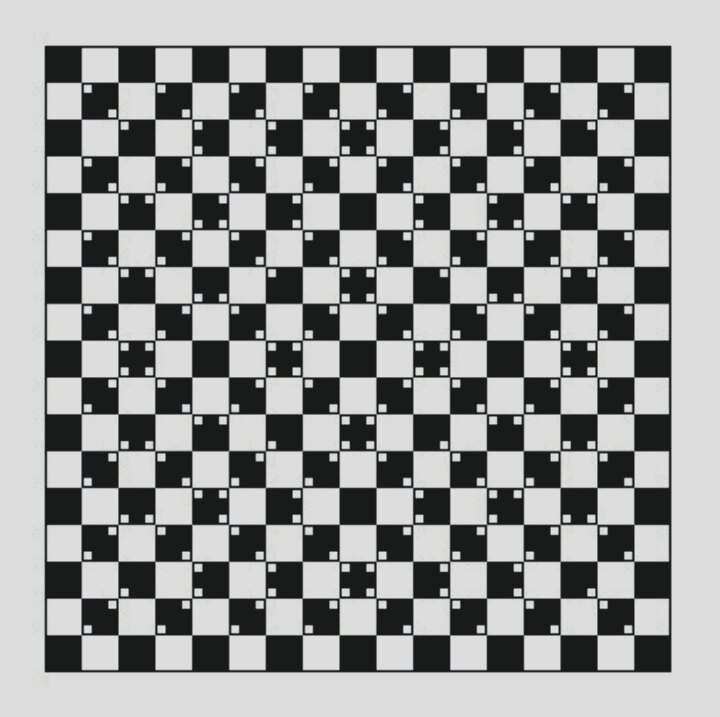
#> input picture opencvtest/Fcf0kwogJ6o.jpg, 720 x 717 px
$ python main.py   (older library calls are emulated)
#> lines starting #> are read from the running program, lines starting #| are printed output that depends on the picture
import numpy as np
import cv2 as cv


def angle_cos(p0, p1, p2):
    d1, d2 = (p0-p1).astype('float'), (p2-p1).astype('float')
    return abs( np.dot(d1, d2) / np.sqrt( np.dot(d1, d1)*np.dot(d2, d2) ) )

def find_squares(img):
    #img = cv.GaussianBlur(img, (5, 5), 0)
    squares = []
    for gray in cv.split(img):
        for thrs in range(0, 255, 5):
            if thrs == 0:
                bin = cv.Canny(gray, 0, 50, apertureSize=5)
                bin = cv.dilate(bin, None)
            else:
                _retval, bin = cv.threshold(gray, thrs, 255, cv.THRESH_BINARY)
            bin, contours, _hierarchy = cv.findContours(bin, cv.RETR_LIST, cv.CHAIN_APPROX_SIMPLE)
            for cnt in contours:
                cnt_len = cv.arcLength(cnt, True)
                cnt = cv.approxPolyDP(cnt, 0.02*cnt_len, True)
                if len(cnt) == 4 and cv.contourArea(cnt) > 1000 and cv.isContourConvex(cnt):
                    cnt = cnt.reshape(-1, 2)
                    max_cos = np.max([angle_cos( cnt[i], cnt[(i+1) % 4], cnt[(i+2) % 4] ) for i in range(4)])
                    if max_cos < 0.3:
                        squares.append(cnt)
    return squares

if __name__ == '__main__':
    img = cv.imread("Fcf0kwogJ6o.jpg",0)
#> img: shape (717, 720); min 12, max 234, mean 149.9
    squares = find_squares(img)
#> the loop in find_squares, `for gray in cv.split(img):` made 1 pass
    cv.drawContours( img, squares, -1, (255, 255, 0), 3 )
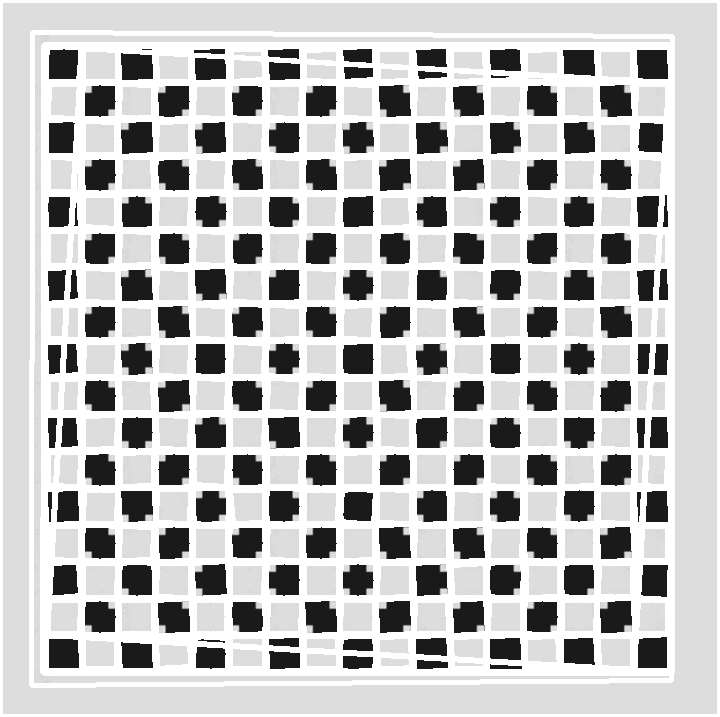
#> img: shape (717, 720); min 12, max 255, mean 189.4
    cv.imshow('squares', img)
    while True:
        ch = cv.waitKey()
#> (key Esc is pressed here)
        if ch == 27:
            break
cv.destroyAllWindows()
